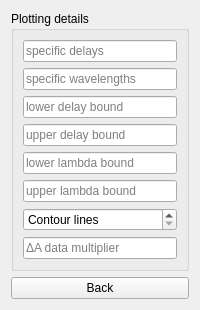
        <widget class="QWidget" name="plot_page2">
         <layout class="QGridLayout" name="gridLayout_35">
          <item row="0" column="0">
           <widget class="QGroupBox" name="Plotting_details">
            <property name="toolTip">
             <string>&lt;html&gt;&lt;head/&gt;&lt;body&gt;&lt;p&gt;On this page further plotting details can be set. All of these are optional. If left empty, arbitrary default values will be used.&lt;/p&gt;&lt;/body&gt;&lt;/html&gt;</string>
            </property>
            <property name="title">
             <string>Plotting details</string>
            </property>
            <layout class="QGridLayout" name="gridLayout_34">
             <item row="0" column="0">
              <layout class="QGridLayout" name="gridLayout_4">
               <item row="2" column="0">
                <widget class="QLineEdit" name="wavelengthsinput">
                 <property name="toolTip">
                  <string>&lt;html&gt;&lt;head/&gt;&lt;body&gt;&lt;p&gt;Set specific wavelengths to plot. Only effects the &amp;quot;t / ΔA&amp;quot;-plot.&lt;/p&gt;&lt;p&gt;If left empty resorts to default values. [Default: 360, 560, 700 nm]&lt;/p&gt;&lt;/body&gt;&lt;/html&gt;</string>
                 </property>
                 <property name="placeholderText">
                  <string>specific wavelengths</string>
                 </property>
                </widget>
               </item>
               <item row="7" column="0">
                <widget class="QSpinBox" name="contour">
                 <property name="toolTip">
                  <string>&lt;html&gt;&lt;head/&gt;&lt;body&gt;&lt;p&gt;Set the amount of contour lines in the heatmap. Only effects the &amp;quot;2D heatmap&amp;quot;-plot.&lt;/p&gt;&lt;p&gt;If left empty / at 0, resorts to a default value. [Default: 20]&lt;/p&gt;&lt;/body&gt;&lt;/html&gt;</string>
                 </property>
                 <property name="specialValueText">
                  <string>Contour lines</string>
                 </property>
                </widget>
               </item>
               <item row="0" column="0">
                <widget class="QLineEdit" name="delaysinput">
                 <property name="toolTip">
                  <string>&lt;html&gt;&lt;head/&gt;&lt;body&gt;&lt;p&gt;Set specific delay times to plot. Only effects the &amp;quot;ΔA / λ&amp;quot;-plot.&lt;/p&gt;&lt;p&gt;If left empty resorts to default values. [Default: 4, 67, 130 ps]&lt;/p&gt;&lt;/body&gt;&lt;/html&gt;</string>
                 </property>
                 <property name="placeholderText">
                  <string>specific delays</string>
                 </property>
                </widget>
               </item>
               <item row="4" column="0">
                <widget class="QLineEdit" name="updelay">
                 <property name="toolTip">
                  <string>&lt;html&gt;&lt;head/&gt;&lt;body&gt;&lt;p&gt;Set an upper bound for the time frame to analyse. &lt;/p&gt;&lt;p&gt;If left empty resorts to a default value. [Default: 3000 ps]&lt;/p&gt;&lt;/body&gt;&lt;/html&gt;</string>
                 </property>
                 <property name="placeholderText">
                  <string>upper delay bound</string>
                 </property>
                </widget>
               </item>
               <item row="3" column="0">
                <widget class="QLineEdit" name="lowdelay">
                 <property name="toolTip">
                  <string>&lt;html&gt;&lt;head/&gt;&lt;body&gt;&lt;p&gt;Set a lower bound for the time frame to analyse. &lt;/p&gt;&lt;p&gt;If left empty resorts to a default value. [Default: 0.3 ps]&lt;/p&gt;&lt;/body&gt;&lt;/html&gt;</string>
                 </property>
                 <property name="placeholderText">
                  <string>lower delay bound</string>
                 </property>
                </widget>
               </item>
               <item row="6" column="0">
                <widget class="QLineEdit" name="upwave">
                 <property name="toolTip">
                  <string>&lt;html&gt;&lt;head/&gt;&lt;body&gt;&lt;p&gt;Set a lower bound for the wavelength spectrum to analyse. &lt;/p&gt;&lt;p&gt;If left empty resorts to a default value. [Default: 800 nm]&lt;/p&gt;&lt;/body&gt;&lt;/html&gt;</string>
                 </property>
                 <property name="placeholderText">
                  <string>upper lambda bound</string>
                 </property>
                </widget>
               </item>
               <item row="5" column="0">
                <widget class="QLineEdit" name="lowwave">
                 <property name="toolTip">
                  <string>&lt;html&gt;&lt;head/&gt;&lt;body&gt;&lt;p&gt;Set a lower bound for the wavelength spectrum to analyse. &lt;/p&gt;&lt;p&gt;If left empty resorts to a default value. [Default: 355 nm]&lt;/p&gt;&lt;/body&gt;&lt;/html&gt;</string>
                 </property>
                 <property name="placeholderText">
                  <string>lower lambda bound</string>
                 </property>
                </widget>
               </item>
               <item row="8" column="0">
                <widget class="QLineEdit" name="multiplier">
                 <property name="toolTip">
                  <string>&lt;html&gt;&lt;head/&gt;&lt;body&gt;&lt;p&gt;Set a multiplier for the absorption data.&lt;/p&gt;&lt;p&gt;If left empty, resorts to a default value. [Default: 1]&lt;/p&gt;&lt;/body&gt;&lt;/html&gt;</string>
                 </property>
                 <property name="placeholderText">
                  <string>ΔA data multiplier</string>
                 </property>
                </widget>
               </item>
              </layout>
             </item>
            </layout>
           </widget>
          </item>
          <item row="1" column="0">
           <widget class="QPushButton" name="plot_back">
            <property name="toolTip">
             <string>&lt;html&gt;&lt;head/&gt;&lt;body&gt;&lt;p&gt;Moves back to the plot choices.&lt;/p&gt;&lt;/body&gt;&lt;/html&gt;</string>
            </property>
            <property name="text">
             <string>Back</string>
            </property>
           </widget>
          </item>
         </layout>
        </widget>
